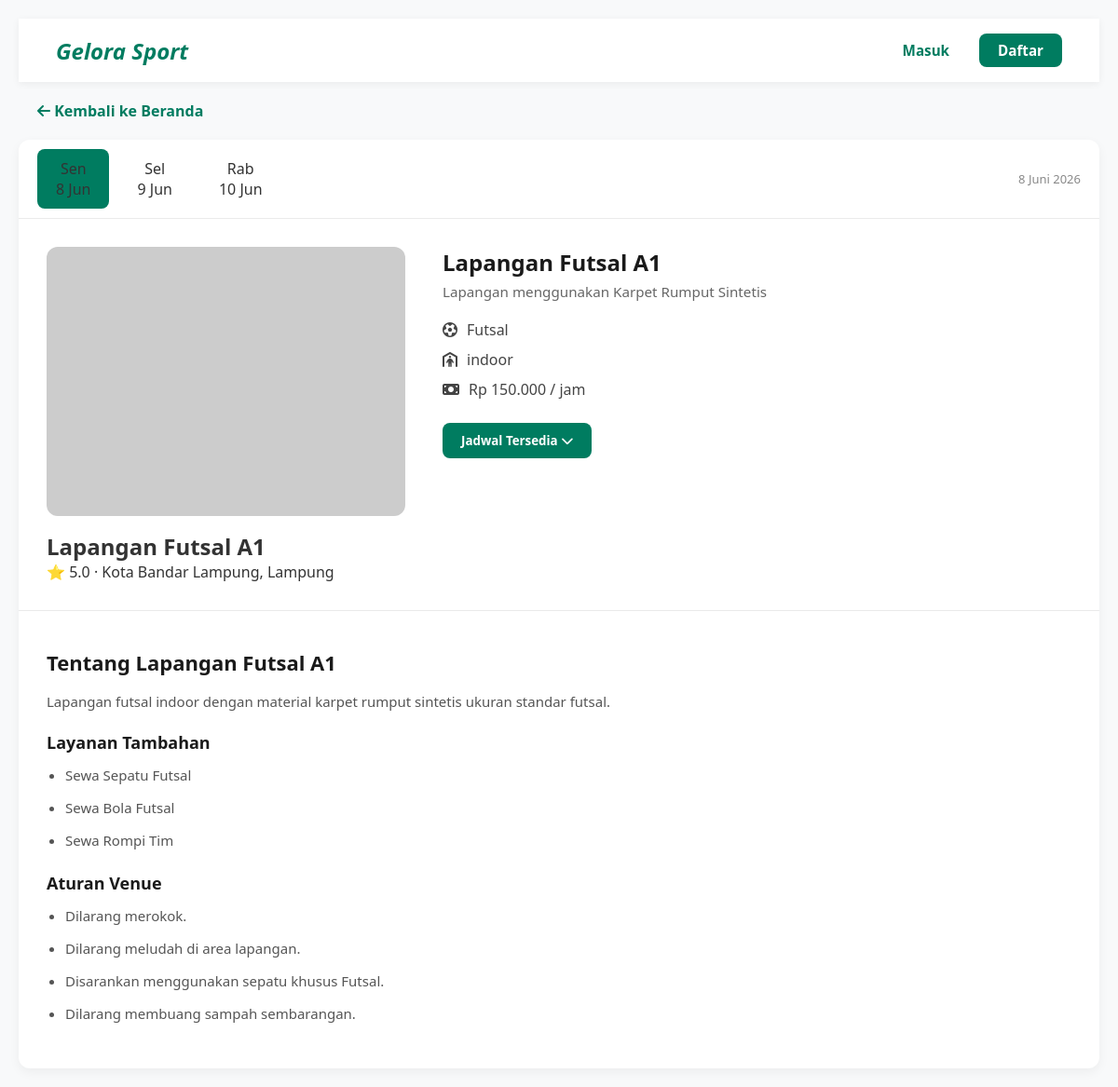
Page /index.php?page=detail&id=1 on the committed database.
### tables this page shows
CREATE TABLE `lapangan` (
  `id` int NOT NULL,
  `nama` varchar(100) NOT NULL,
  `jenis` enum('Futsal','Badminton','Basketball') NOT NULL,
  `lokasi` varchar(150) NOT NULL,
  `tipe` enum('indoor','outdoor') NOT NULL DEFAULT 'indoor',
  `material` varchar(100) DEFAULT NULL,
  `deskripsi` text,
  `harga_per_jam` decimal(10,0) NOT NULL,
  `status` enum('Aktif','Perawatan','Nonaktif') NOT NULL DEFAULT 'Aktif',
  `foto_url` varchar(500) DEFAULT NULL,
  `rating` decimal(2,1) DEFAULT '5.0',
  `created_at` datetime NOT NULL DEFAULT CURRENT_TIMESTAMP
);

### controllers/DetailController.php (called while the page is built, shortened)
<?php
require_once __DIR__ . '/../config/helper.php';
require_once __DIR__ . '/../models/LapanganModel.php';
class DetailController
{
    private LapanganModel  $lapanganModel;
    public function __construct()
    {
        $this->lapanganModel  = new LapanganModel();
    }
    public function show(): void
    {
        $user = currentUser();
        $id   = (int)($_GET['id'] ?? 0);
        $lap = $this->lapanganModel->findById($id);
        $layananList = $this->lapanganModel->getLayanan($id);
        $aturanList  = $this->lapanganModel->getAturan($id);
        $hari         = ['Min','Sen','Sel','Rab','Kam','Jum','Sab'];
        $bulanSingkat = ['','Jan','Feb','Mar','Apr','Mei','Jun','Jul','Agu','Sep','Okt','Nov','Des'];
        $activeTanggal = $_GET['tgl'] ?? date('Y-m-d');
        $tanggalList = [];
        for ($i = 0; $i < 3; $i++) {
            $ts = strtotime("+$i day");
            $tanggalList[] = [
                'label' => $hari[date('w', $ts)],
                'date'  => date('j', $ts) . ' ' . $bulanSingkat[(int)date('n', $ts)],
                'iso'   => date('Y-m-d', $ts),
            ];
        }
        require __DIR__ . '/../views/detail.php';
    }
}

### config/helper.php (called while the page is built, shortened)
<?php
function currentUser(): ?array {
    return $_SESSION['user'] ?? null;
}
function formatRupiah(int $n): string {
    return 'Rp ' . number_format($n, 0, ',', '.');
}
function formatTanggal(string $date): string {
    $bulan = ['', 'Januari','Februari','Maret','April','Mei','Juni',
              'Juli','Agustus','September','Oktober','November','Desember'];
    $ts = strtotime($date);
    return date('j', $ts) . ' ' . $bulan[(int)date('n', $ts)] . ' ' . date('Y', $ts);
}
function e(string $str): string {
    return htmlspecialchars($str, ENT_QUOTES, 'UTF-8');
}

### config/db.php (called while the page is built, shortened)
<?php
function getDB(): PDO {
    static $pdo = null;
    if ($pdo === null) {
        try {
            $dsn = "mysql:host=" . DB_HOST . ";port=" . DB_PORT
                 . ";dbname=" . DB_NAME . ";charset=utf8mb4";
            $pdo = new PDO($dsn, DB_USER, DB_PASS, [
                PDO::ATTR_ERRMODE            => PDO::ERRMODE_EXCEPTION,
                PDO::ATTR_DEFAULT_FETCH_MODE => PDO::FETCH_ASSOC,
                PDO::ATTR_EMULATE_PREPARES   => false,
            ]);
        } catch (PDOException $e) {
            http_response_code(500);
            die(json_encode(['error' => 'Koneksi database gagal: ' . $e->getMessage()]));
        }
    }
    return $pdo;
}

### models/LapanganModel.php (called while the page is built, shortened)
<?php
require_once __DIR__ . '/../config/db.php';
class LapanganModel
{
    private PDO $db;
    public function __construct()
    {
        $this->db = getDB();
    }
    public function findById(int $id): ?array
    {
        $stmt = $this->db->prepare("SELECT * FROM lapangan WHERE id = ? LIMIT 1");
        $stmt->execute([$id]);
        $lap = $stmt->fetch();
        return $lap ?: null;
    }
    public function getLayanan(int $lapanganId): array
    {
        $stmt = $this->db->prepare("SELECT nama FROM layanan_tambahan WHERE lapangan_id = ? ORDER BY id");
        $stmt->execute([$lapanganId]);
        return $stmt->fetchAll(PDO::FETCH_COLUMN);
    }
    public function getAturan(int $lapanganId): array
    {
        $stmt = $this->db->prepare("SELECT aturan FROM aturan_venue WHERE lapangan_id = ? ORDER BY urutan");
        $stmt->execute([$lapanganId]);
        return $stmt->fetchAll(PDO::FETCH_COLUMN);
    }
}

### views/detail.php (the view, shortened to what this page needs)
<!DOCTYPE html>
<html lang="id">
<head>
    <link rel="stylesheet" href="assets/css/style.css">
    <link rel="stylesheet" href="https://cdnjs.cloudflare.com/ajax/libs/font-awesome/6.4.0/css/all.min.css">
</head>
<body class="detail-page">
<nav class="navbar">
    <div class="logo">Gelora Sport</div>
    <div class="nav-menu">
        <?php if ($user): ?>
            <span style="color:#007c60; font-weight:600;">Halo, <?= e(explode(' ', $user['nama'])[0]) ?></span>
            <a href="index.php?page=beranda" class="login-link"><i class="fa-solid fa-house"></i> Beranda</a>
            <a href="index.php?page=dashboard" class="login-link"><i class="fa-solid fa-gauge"></i> Dashboard</a>
            <a href="index.php?page=profile" class="login-link"><i class="fa-solid fa-user"></i> Profil</a>
            <?php if ($user['role'] === 'admin'): ?>
                <a href="index.php?page=admin" class="login-link"><i class="fa-solid fa-shield"></i> Admin</a>
            <?php endif; ?>
            <a href="index.php?page=logout" class="register-btn">Keluar</a>
        <?php else: ?>
            <a href="index.php?page=login" class="login-link">Masuk</a>
            <a href="index.php?page=register" class="register-btn">Daftar</a>
        <?php endif; ?>
    </div>
</nav>
<div style="max-width:1200px;margin:20px auto;padding:0 20px;">
    <a href="index.php?page=beranda" style="text-decoration:none;color:#007c60;font-weight:bold;">
        <i class="fa-solid fa-arrow-left"></i> Kembali ke Beranda
    </a>
</div>
<div class="booking-container">
    <header class="top-nav">
        <div class="date-scroll">
            <?php foreach ($tanggalList as $t): ?>
            <a href="index.php?page=detail&id=<?= $id ?>&tgl=<?= $t['iso'] ?>"
               class="date-item <?= $t['iso'] === $activeTanggal ? 'active' : '' ?>"
               style="text-decoration:none; color:inherit;">
                <span class="day"><?= $t['label'] ?></span>
                <span class="date"><?= $t['date'] ?></span>
            </a>
            <?php endforeach; ?>
        </div>
        <div class="filter-actions">
            <span style="font-size:13px;color:#888;"><?= formatTanggal($activeTanggal) ?></span>
        </div>
    </header>
    <main class="main-content">
        <section class="image-section">
            <div class="image-wrapper">
                <img src="<?= e($lap['foto_url'] ?? '') ?>" alt="<?= e($lap['nama']) ?>"
                     onerror="this.src='https://via.placeholder.com/400x300?text=No+Image'">
            </div>
            <div class="card-body" style="padding:16px 0 0;">
                <h2><?= e($lap['nama']) ?></h2>
                <p>⭐ <?= $lap['rating'] ?> · Kota Bandar Lampung, Lampung</p>
            </div>
        </section>
        <section class="details-section">
            <div class="field-info">
                <h1><?= e($lap['nama']) ?></h1>
                <p class="subtitle"><?= e($lap['material'] ? 'Lapangan menggunakan ' . $lap['material'] : ($lap['deskripsi'] ?? '')) ?></p>
                <div class="tags">
                    <span><i class="fa-regular fa-futbol"></i> <?= e($lap['jenis']) ?></span>
                    <span><i class="fa-solid fa-<?= $lap['tipe'] === 'indoor' ? 'person-shelter' : 'sun' ?>"></i> <?= e($lap['tipe']) ?></span>
                    <span><i class="fa-solid fa-money-bill"></i> <?= formatRupiah((int)$lap['harga_per_jam']) ?> / jam</span>
                </div>
            </div>
            <div class="schedule-header">
                <button class="availability-badge" id="toggleSchedule">
                    Jadwal Tersedia <i class="fa-solid fa-chevron-down" id="arrowIcon"></i>
                </button>
            </div>
        </section>
    </main>
    <section class="description-section">
        <h2>Tentang <?= e($lap['nama']) ?></h2>
        <p><?= e($lap['deskripsi'] ?? '') ?></p>
        <?php if ($layananList): ?>
            <h3>Layanan Tambahan</h3>
            <ul><?php foreach ($layananList as $lv): ?><li><?= e($lv) ?></li><?php endforeach; ?></ul>
        <?php endif; ?>
        <?php if ($aturanList): ?>
            <h3>Aturan Venue</h3>
            <ul><?php foreach ($aturanList as $at): ?><li><?= e($at) ?></li><?php endforeach; ?></ul>
        <?php endif; ?>
    </section>
</div>
</body>
</html>

### assets/css/style.css (style rules this page uses)
:root { --color-body-bg: #f4f7f6; --color-text: #333333; --color-white: #ffffff; --color-primary: #007c60; --color-primary-dark: #005b48; --color-primary-darker: #0b7a5a; --color-muted: #777777; --color-border: #dddddd; --color-border-light: #eaeaea; --color-success-bg: #e8f5e9; --color-success-soft: #d4edda; --color-warning-bg: #fff3cd; --color-success-text: #155724; --color-danger: #c0392b; --color-danger-bg: #fff8f8; }
* { margin: 0; padding: 0; box-sizing: border-box; font-family: 'Segoe UI', Tahoma, Geneva, Verdana, sans-serif; }
body { background-color: var(--color-body-bg); color: var(--color-text); }
.navbar { background: var(--color-white); display: flex; justify-content: space-between; align-items: center; padding: 16px 40px; box-shadow: 0 2px 8px rgba(0, 0, 0, 0.06); position: sticky; top: 0; z-index: 100; }
.logo { font-size: 1.5rem; font-weight: 800; color: var(--color-primary); font-style: italic; }
.nav-menu { display: flex; align-items: center; gap: 16px; }
.login-link { text-decoration: none; color: var(--color-primary); font-weight: 600; font-size: 0.95rem; padding: 8px 16px; border-radius: 8px; transition: background 0.2s; }
.register-btn { text-decoration: none; background: var(--color-primary); color: var(--color-white); font-weight: 600; font-size: 0.95rem; padding: 8px 20px; border-radius: 8px; transition: background 0.2s; }
.subtitle { color: var(--color-muted); margin-bottom: 24px; font-size: 0.95rem; }
.card-body { padding: 18px; }
body.detail-page { background-color: #f8f9fa; padding: 20px; }
.booking-container { max-width: 1200px; margin: 0 auto; background: var(--color-white); border-radius: 12px; box-shadow: 0 4px 12px rgba(0, 0, 0, 0.05); overflow: hidden; }
.booking-container .top-nav { display: flex; justify-content: space-between; align-items: center; border-bottom: 1px solid var(--color-border-light); padding: 10px 20px; }
.booking-container .date-scroll { display: flex; gap: 10px; }
.booking-container .date-item { display: flex; flex-direction: column; align-items: center; padding: 10px 20px; border-radius: 8px; cursor: pointer; }
.booking-container .date-item.active { background-color: var(--color-primary); color: white; }
.booking-container .filter-actions { display: flex; gap: 10px; }
.booking-container .main-content { display: flex; padding: 30px; gap: 40px; }
.booking-container .image-section { flex: 0 0 35%; }
.booking-container .details-section { flex: 1; }
.booking-container .image-wrapper { border-radius: 12px; overflow: hidden; }
.booking-container .image-wrapper img { width: 100%; height: auto; display: block; aspect-ratio: 4/3; object-fit: cover; }
.booking-container .field-info h1 { font-size: 24px; margin-bottom: 5px; color: #1a1a1a; }
.booking-container .field-info .subtitle { color: #666; margin-bottom: 20px; }
.booking-container .tags { display: flex; flex-direction: column; gap: 10px; margin-bottom: 25px; color: #444; }
.booking-container .tags span { display: flex; align-items: center; gap: 10px; }
.booking-container .schedule-header { margin-bottom: 20px; }
.booking-container .availability-badge { background-color: var(--color-primary); color: white; border: none; padding: 10px 20px; border-radius: 8px; font-weight: bold; cursor: pointer; }
.booking-container .description-section { padding: 30px; border-top: 1px solid var(--color-border-light); max-width: 1200px; margin: 0 auto; }
.booking-container .description-section h2 { font-size: 22px; color: #1a1a1a; margin-bottom: 15px; margin-top: 10px; }
.booking-container .description-section h3 { font-size: 18px; color: #1a1a1a; margin-bottom: 10px; margin-top: 20px; }
.booking-container .description-section p { color: #555; line-height: 1.6; margin-bottom: 10px; font-size: 15px; }
.booking-container .description-section ul { margin-left: 20px; margin-bottom: 15px; }
.booking-container .description-section li { color: #555; line-height: 1.8; font-size: 15px; margin-bottom: 8px; }

### rows in the picture
lapangan: nama "Lapangan Futsal A1", rating "5.0", material "Lapangan menggunakan Karpet Rumput Sintetis", jenis "Futsal", tipe "indoor", harga_per_jam "Rp 150.000", deskripsi "Lapangan futsal indoor dengan material karpet rumput sintetis ukuran standar futsal."

### other values in the picture
$t['label'] "Sen"
$t['date'] "8 Jun"
$t['label'] "Sel"
$t['date'] "9 Jun"
$t['label'] "Rab"
$t['date'] "10 Jun"
formatTanggal($activeTanggal) "8 Juni 2026"
$lv "Sewa Sepatu Futsal"
$lv "Sewa Bola Futsal"
$lv "Sewa Rompi Tim"
$at "Dilarang merokok."
$at "Dilarang meludah di area lapangan."
$at "Disarankan menggunakan sepatu khusus Futsal."
$at "Dilarang membuang sampah sembarangan."
